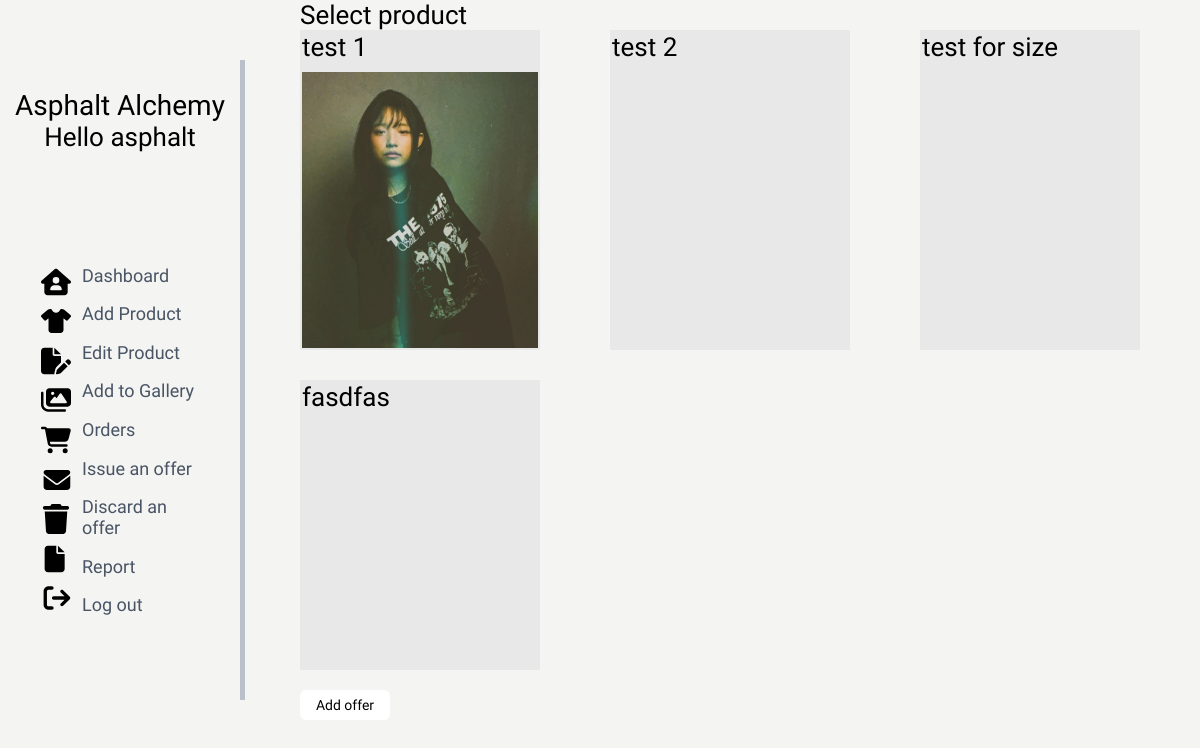
The page /admin/select_product_for_offer (signed in) on the database as committed earlier.
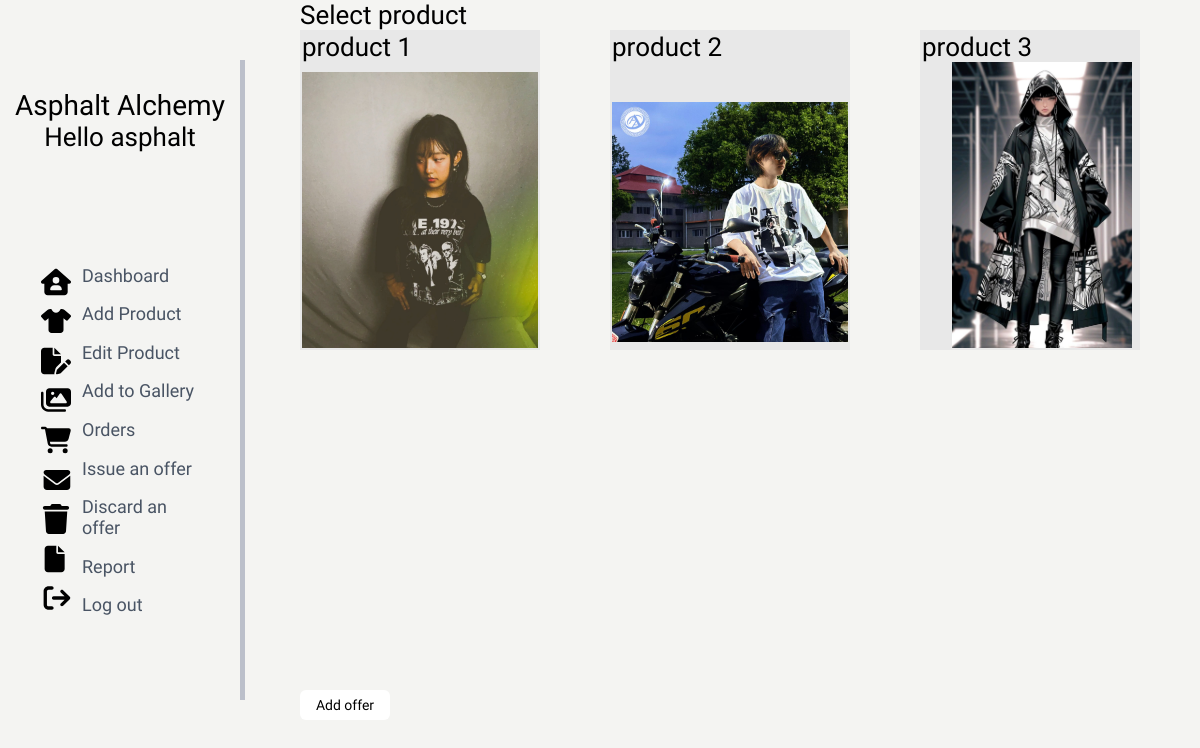
The same page on the database as committed later.
### pro/model.py (models this page shows)
class Product(db.Model):
    productID = db.Column(db.Integer, primary_key=True)
    productName = db.Column(db.String(150))
    productQuantity = db.Column(db.Integer)
    productDetail = db.Column(db.String(10000))
    productPrice = db.Column(db.Float)
    productColor = db.Column(db.String(250))
    productWeight = db.Column(db.Float, nullable=True)
    productMaterial = db.Column(db.String(150))
    productPercentage = db.Column(db.Float)
    productSizes = db.relationship('Size', backref='product', lazy=True ,cascade="all, delete-orphan")
    offers = db.relationship('Offer', secondary='offer_product', back_populates='products')
    image = db.relationship('ProductImage',backref='product', lazy=True ,cascade="all, delete-orphan")

class ProductImage(db.Model):
    id = db.Column(db.Integer, primary_key=True)
    file_name = db.Column(db.String(250), nullable=False)
    product_id = db.Column(db.Integer, db.ForeignKey('product.productID'), nullable=False)

### pro/admin_view.py (the view)
@admin_view.route("/select_product_for_offer", methods=['POST', 'GET'])
@login_required
@admin_required
def select_product():
    form = SelectProductForm()
    products = Product.query.all()
    form.product.choices = [(p.productID, p.productName)for p in products]
    if form.validate_on_submit():
        start_date_str = request.form.get('start_date')
        end_date_str = request.form.get('end_date')
        discount_percentage = int(request.form.get('discount_percentage'))
        start_date = datetime.strptime(start_date_str, "%Y-%m-%d").date()
        end_date = datetime.strptime(end_date_str, "%Y-%m-%d").date()
        selected_products = Product.query.filter(Product.productID.in_(form.product.data)).all()
        offer = Offer(
            start_date = start_date,
            end_date = end_date,
            discount_percentage = discount_percentage,
            products = selected_products
        )
        db.session.add(offer)
        db.session.commit()
        flash('Success' , category='success')
        return redirect(url_for('admin_view.issueOffer'))
    else:
        print(form.errors)
    return render_template('backend/chooseProductOffer.html', form=form, products=products,zip=zip)

### pro/productForm.py
class SelectProductForm(FlaskForm):
    product = SelectMultipleField(
        "Select product",
        coerce=str,
        choices=[],
        validators=[DataRequired()],
        render_kw={"class" : "form-control dropdown-for-offer-product"}
    )
    submit =SubmitField('Add offer', render_kw={"class" : "btn primary-btn  upload-btn"})

### pro/admin_view.py (called while the page is built)
def admin_required(f):
    @wraps(f)
    def decorated_function(*args, **kwargs):
        if not current_user.is_admin:
            if request.is_json or request.headers.get('X-Requested-With') == 'XMLHttpRequest':
                return jsonify({"error": "Admin access required"}), 403
            else:
                return redirect(url_for('main.index'))
        return f(*args, **kwargs)
    return decorated_function

### pro/templates/backend/chooseProductOffer.html (shortened to what this page needs)
{% extends 'backend/base.html' %}
{%block content %}
<div class="select-product-offer-container">
    <div class="offer-select-product">
        <div class="scroll-optional-product">
            <form action="{{ url_for('admin_view.select_product') }}" method="post" enctype="multipart/form-data">
                <div class="select-product-form-heading itim">
                    {{ form.product.label }}
                </div>
                <div class="scrollable-section">
                    {% for subfield,product in zip(form.product, products) %}
                        <label class="card selectable-card" for="{{ subfield.id }}">
                            <div class="test card-body">
                                <div class="card-body-heading itim">
                                    {{ product.productName }}
                                </div>
                                <div class="card-body-img-section">
                                    <img class="card-body-image" src="{{ url_for('static', filename='uploads/' + product.image[0].file_name) }}" alt="">
                                </div>
                            </div>
                        </label>
                    {% endfor %}
                </div>
                <div class="button-for-offer-product-section">
                    {{ form.submit() }}
                </div>
            </form>
        </div>
    </div>
</div>
{% endblock %}

Rows that differ between the two databases and show on the page:
removed Product: productName "fasdfas"
changed Product: productName "test 1" → "product 1"; file_name: a different picture
changed Product: productName "test 2" → "product 2"; file_name: picture added
changed Product: productName "test for size" → "product 3"; file_name: picture added
